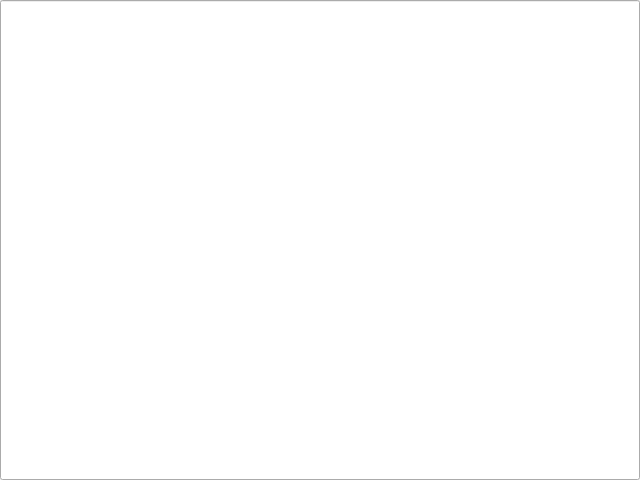
<?xml version="1.0" encoding="UTF-8"?>
<ui version="4.0">
 <class>LineEditHost</class>
 <widget class="QLineEdit" name="LineEditHost">
  <property name="geometry">
   <rect>
    <x>0</x>
    <y>0</y>
    <width>640</width>
    <height>480</height>
   </rect>
  </property>
  <property name="windowTitle">
   <string>QLineEdit</string>
  </property>
  <property name="toolTip">
   <string>QLineEdit host</string>
  </property>
 </widget>
 <resources/>
 <connections/>
</ui>
